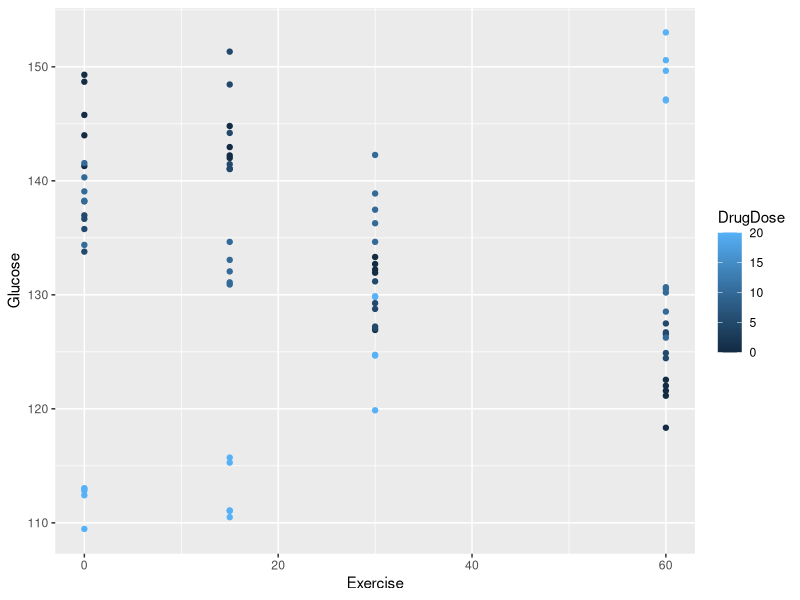
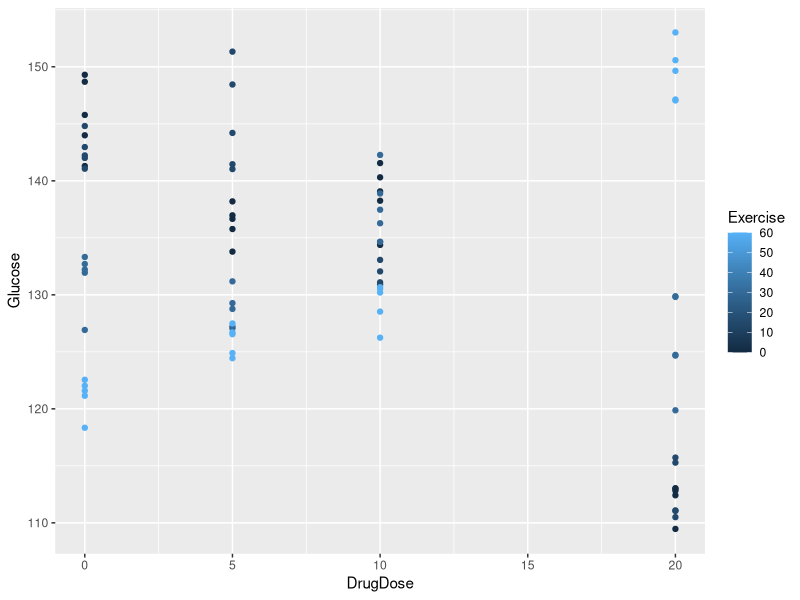

Write the R code that produced these figures, in order. (Note: this script raises an error after producing the figures.)
## ---- chunk 1
library(tidyverse)
## ---- chunk 2
drugExercise <- read.csv("data/drugExercise.csv")

drugExercise %>% 
  group_by(Exercise, DrugDose) %>% 
  summarise(mean = mean(Glucose))

drugExercise %>% 
  group_by(DrugDose, Exercise) %>% 
  summarise(mean = mean(Glucose))

drugExercise %>% 
  ggplot(aes(Exercise, Glucose)) + 
  geom_point(aes(color = DrugDose))

drugExercise %>% 
  ggplot(aes(DrugDose, Glucose)) + 
  geom_point(aes(color = Exercise))
## ---- chunk 3
knitr::kable(pivot_wider(means, 
                         names_from = DrugDose, 
                         values_from = mean), 
             caption = "Drug Dose")
## ---- chunk 4
# Interaction plot
interaction.plot(x.factor = data$DrugDose,
                 trace.factor = data$Exercise,
                 response = data$Glucose,
                 fun = mean,
                 col = hcl.colors(4),
                 xlab = "Drug Dose (mg/kg)",
                 ylab = "Mean Blood Glucose (mg/dL)",
                 trace.label = "Exercise Duration (min)")
## ---- chunk 5
interaction.plot(x.factor = data$Exercise,
                 trace.factor = data$DrugDose,
                 response = data$Glucose,
                 fun = mean,
                 col = hcl.colors(4),
                 xlab = "Exercise (min)",
                 ylab = "Mean Blood Glucose (mg/dL)",
                 trace.label = "DrugDose (mg/kg)")
## ---- chunk 6
# DrugDose*Exercise is the interaction
anova(lm(Glucose ~ DrugDose + Exercise + DrugDose*Exercise, 
         data = drugExercise))
